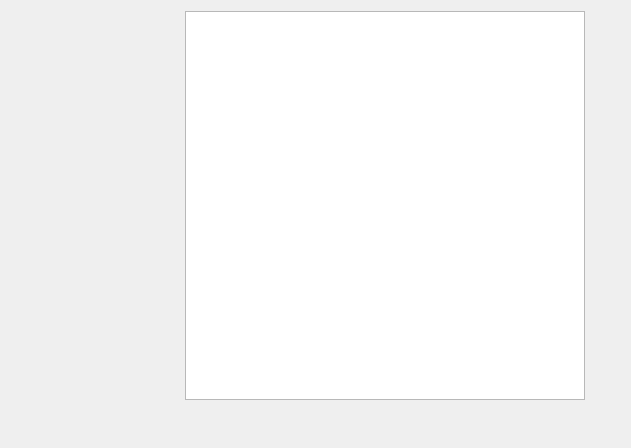
<?xml version="1.0" encoding="UTF-8"?>
<ui version="4.0">
 <class>MainWindow</class>
 <widget class="QMainWindow" name="MainWindow">
  <property name="geometry">
   <rect>
    <x>0</x>
    <y>0</y>
    <width>631</width>
    <height>448</height>
   </rect>
  </property>
  <property name="minimumSize">
   <size>
    <width>605</width>
    <height>438</height>
   </size>
  </property>
  <property name="maximumSize">
   <size>
    <width>800</width>
    <height>800</height>
   </size>
  </property>
  <property name="windowTitle">
   <string>MainWindow</string>
  </property>
  <widget class="QWidget" name="centralWidget">
   <widget class="QWidget" name="gridLayoutWidget">
    <property name="geometry">
     <rect>
      <x>0</x>
      <y>0</y>
      <width>771</width>
      <height>411</height>
     </rect>
    </property>
    <layout class="QGridLayout" name="gridLayout">
     <property name="spacing">
      <number>0</number>
     </property>
     <item row="0" column="0">
      <widget class="QGraphicsView" name="graphicsView">
       <property name="maximumSize">
        <size>
         <width>400</width>
         <height>800</height>
        </size>
       </property>
      </widget>
     </item>
    </layout>
   </widget>
  </widget>
  <widget class="QMenuBar" name="menuBar">
   <property name="geometry">
    <rect>
     <x>0</x>
     <y>0</y>
     <width>631</width>
     <height>26</height>
    </rect>
   </property>
  </widget>
 </widget>
 <layoutdefault spacing="6" margin="11"/>
 <resources/>
 <connections/>
</ui>
